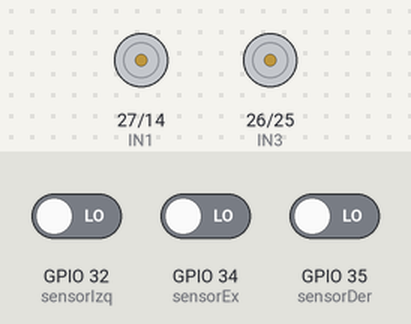
A sketch run on a simulated ESP32. Shown: motor-driver pin pairs drawn as motors (green arrow = first pin HIGH = forward, orange = second pin HIGH = backward, longer = more drive, scaled by the enable pin). Inputs (shaded band) come from the test bench; at power-on: GPIO 32 (sensorIzq) LOW, GPIO 35 (sensorDer) LOW, GPIO 34 (sensorEx) LOW.

Above: at 1.2 s.
1.3 s: GPIO 32 (sensorIzq) driven HIGH
At 1.76 s:
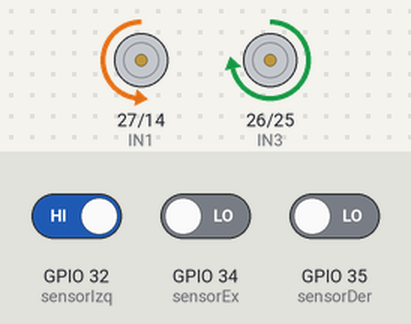
4.3 s: GPIO 35 (sensorDer) driven HIGH
At 4.55 s:
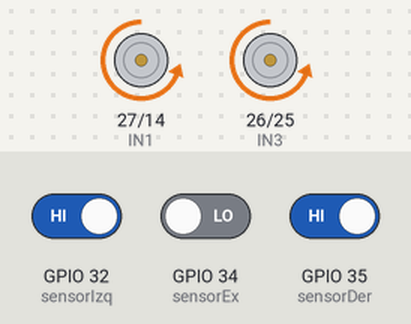
7.3 s: GPIO 32 (sensorIzq) driven LOW
At 8.23 s:
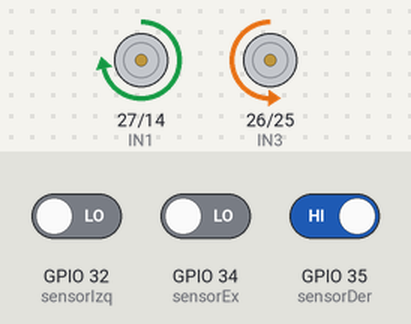
10.3 s: GPIO 35 (sensorDer) driven LOW
11.8 s: GPIO 34 (sensorEx) driven HIGH
14.8 s: GPIO 32 (sensorIzq) driven HIGH
Timing chart, 0 to 18.8 s (numbered marks = the images above; inputs shaded):
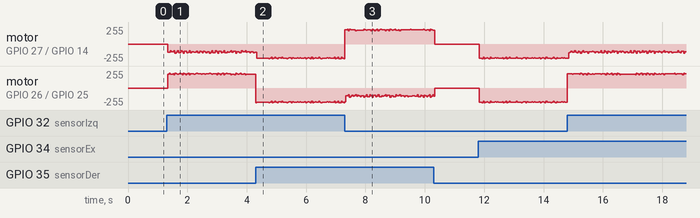

The sketch:

real_map.ino
```cpp
// Pines sensores
const int sensorIzq = 32;
const int sensorDer = 35;
const int sensorEx  = 34;

// Pines motores
const int IN1 = 27;
const int IN2 = 14;
const int IN3 = 26;
const int IN4 = 25;

const int ENA = 13;
const int ENB = 12;

// Parámetros PWM "virtual"
const int pwmFreq = 1000;   // Hz
const int pwmRes  = 8;      // resolución 8 bits -> 0..255

// Constantes de control
int velocidadBase = 170;
bool stop = false;

enum Direccion { ADELANTE, CURVA_IZQ, CURVA_DER, GIRO_IZQ, GIRO_DER, FIN };

// --- Estructura Mapa ---
struct Mapa {
  uint16_t numero;
  uint8_t registro_izq;
  uint8_t registro_cen;
  uint8_t registro_der;
  unsigned long timestamp;
  Direccion direccion;
  Mapa* siguiente;
};

// --- Buffer circular ---
const int MAP_SIZE = 256;
static Mapa mapaBuffer[MAP_SIZE];
static int map_head = 0;
static int map_count = 0;
Mapa* cabeza = nullptr;
int numero_registro = 0;

// Variables de corrección
unsigned long inicioCorreccion = 0;
bool corrigiendo = false;
Direccion ultimaDir = ADELANTE;

// Variables de control del mapeado
int last_izq = -1, last_mid = -1, last_der = -1;
unsigned long last_map_time = 0;
const unsigned long MAP_INTERVAL_MS = 200;
unsigned long ultimaComprobacionStop = 0;
Direccion direccion_reg = ADELANTE;

// --- Soft PWM ---
struct SoftPWM {
  int pin;
  uint8_t value;
};

SoftPWM pwmA = { ENA, 0 };
SoftPWM pwmB = { ENB, 0 };

const unsigned long pwmPeriodUs = 1000000UL / pwmFreq;

void updateSoftPwm() {
  unsigned long t = micros();
  unsigned long phase = t % pwmPeriodUs;

  // canal A
  if (pwmA.value == 0) digitalWrite(pwmA.pin, LOW);
  else if (pwmA.value >= 255) digitalWrite(pwmA.pin, HIGH);
  else {
    unsigned long onTimeA = (unsigned long)pwmA.value * pwmPeriodUs / 255UL;
    digitalWrite(pwmA.pin, (phase < onTimeA) ? HIGH : LOW);
  }

  // canal B
  if (pwmB.value == 0) digitalWrite(pwmB.pin, LOW);
  else if (pwmB.value >= 255) digitalWrite(pwmB.pin, HIGH);
  else {
    unsigned long onTimeB = (unsigned long)pwmB.value * pwmPeriodUs / 255UL;
    digitalWrite(pwmB.pin, (phase < onTimeB) ? HIGH : LOW);
  }
}

void analogWrite(int pin, int value) {
  value = constrain(value, 0, 255);
  if (pin == pwmA.pin) pwmA.value = (uint8_t)value;
  else if (pin == pwmB.pin) pwmB.value = (uint8_t)value;
  else digitalWrite(pin, value ? HIGH : LOW);
}

// --- Funciones de movimiento ---
void moverAdelante() {
  digitalWrite(IN1, LOW);  digitalWrite(IN2, HIGH);
  digitalWrite(IN3, LOW);  digitalWrite(IN4, HIGH);
  analogWrite(ENA, constrain(velocidadBase + 40, 0, 255));
  analogWrite(ENB, constrain(velocidadBase + 40, 0, 255));
}

void curvaIzquierda() {
  digitalWrite(IN1, LOW);  digitalWrite(IN2, HIGH);
  digitalWrite(IN3, HIGH); digitalWrite(IN4, LOW);
  analogWrite(ENA, constrain(velocidadBase - 50, 0, 255));
  analogWrite(ENB, constrain(velocidadBase + 40, 0, 255));
}

void curvaDerecha() {
  digitalWrite(IN1, HIGH); digitalWrite(IN2, LOW);
  digitalWrite(IN3, LOW);  digitalWrite(IN4, HIGH);
  analogWrite(ENA, constrain(velocidadBase + 40, 0, 255));
  analogWrite(ENB, constrain(velocidadBase - 50, 0, 255));
}

void detener() {
  analogWrite(ENA, 0);
  analogWrite(ENB, 0);
}

// --- Funciones de giro completo ---
void girarIzquierda() {
  digitalWrite(IN1, HIGH); digitalWrite(IN2, LOW);   // motor A atrás
  digitalWrite(IN3, LOW);  digitalWrite(IN4, HIGH);  // motor B adelante
  analogWrite(ENA, velocidadBase);
  analogWrite(ENB, velocidadBase);
}

void girarDerecha() {
  digitalWrite(IN1, LOW);  digitalWrite(IN2, HIGH);  // motor A adelante
  digitalWrite(IN3, HIGH); digitalWrite(IN4, LOW);   // motor B atrás
  analogWrite(ENA, velocidadBase);
  analogWrite(ENB, velocidadBase);
}

// --- Mapeo ---
void mapear(Mapa*& cabeza, int izq, int cen, int der, Direccion dir) {
  numero_registro++;
  unsigned long t = millis();
  Mapa* nodo = &mapaBuffer[map_head];
  nodo->numero = numero_registro;
  nodo->registro_izq = izq ? 1 : 0;
  nodo->registro_cen = cen ? 1 : 0;
  nodo->registro_der = der ? 1 : 0;
  nodo->timestamp = t;
  nodo->direccion = dir;
  nodo->siguiente = cabeza;
  cabeza = nodo;
  map_head = (map_head + 1) % MAP_SIZE;
  if (map_count < MAP_SIZE) map_count++;
}

void cambio(Mapa*& cabeza, int izq, int mid, int der, Direccion status) {
  unsigned long now = millis();
  if (izq == last_izq && mid == last_mid && der == last_der) {
    if (now - last_map_time < MAP_INTERVAL_MS) return;
  }
  last_izq = izq; last_mid = mid; last_der = der;
  last_map_time = now;
  mapear(cabeza, izq, mid, der, status);
}

const char* direccionToString(Direccion d) {
  switch (d) {
    case ADELANTE:   return "ADELANTE";
    case CURVA_IZQ:  return "CURVA_IZQ";
    case CURVA_DER:  return "CURVA_DER";
    case GIRO_IZQ:   return "GIRO_IZQ";
    case GIRO_DER:   return "GIRO_DER";
    case FIN:        return "FIN";
    default:         return "DESCONOCIDA";
  }
}

// --- Setup ---
void setup() {
  pinMode(sensorIzq, INPUT);
  pinMode(sensorDer, INPUT);
  pinMode(sensorEx, INPUT);

  pinMode(IN1, OUTPUT);
  pinMode(IN2, OUTPUT);
  pinMode(IN3, OUTPUT);
  pinMode(IN4, OUTPUT);

  pinMode(ENA, OUTPUT);
  pinMode(ENB, OUTPUT);

  Serial.begin(115200);
  analogWrite(ENA, 0);
  analogWrite(ENB, 0);
}

// --- Loop principal ---
void loop() {
  updateSoftPwm();

  if (stop) return;

  int izq = digitalRead(sensorIzq);
  int der = digitalRead(sensorDer);
  int mid = digitalRead(sensorEx);

  bool izqDetecta = (izq == HIGH);
  bool derDetecta = (der == HIGH);
  bool midDetecta = (mid == HIGH);

  if (!izqDetecta && !midDetecta && !derDetecta) {
    detener();
    ultimaDir = direccion_reg;
    inicioCorreccion = millis();
    corrigiendo = true;
  } else if (izqDetecta && !derDetecta) {
    curvaIzquierda();
    direccion_reg = CURVA_IZQ;
  } else if (!izqDetecta && derDetecta) {
    curvaDerecha();
    direccion_reg = CURVA_DER;
  } else if (izqDetecta && midDetecta && derDetecta) {
    moverAdelante();
    direccion_reg = ADELANTE;
  } else {
    moverAdelante();
    direccion_reg = ADELANTE;
  }

  if (!stop && (izqDetecta || midDetecta || derDetecta)) {
    cambio(cabeza, izq, mid, der, direccion_reg);
  }
}
```
